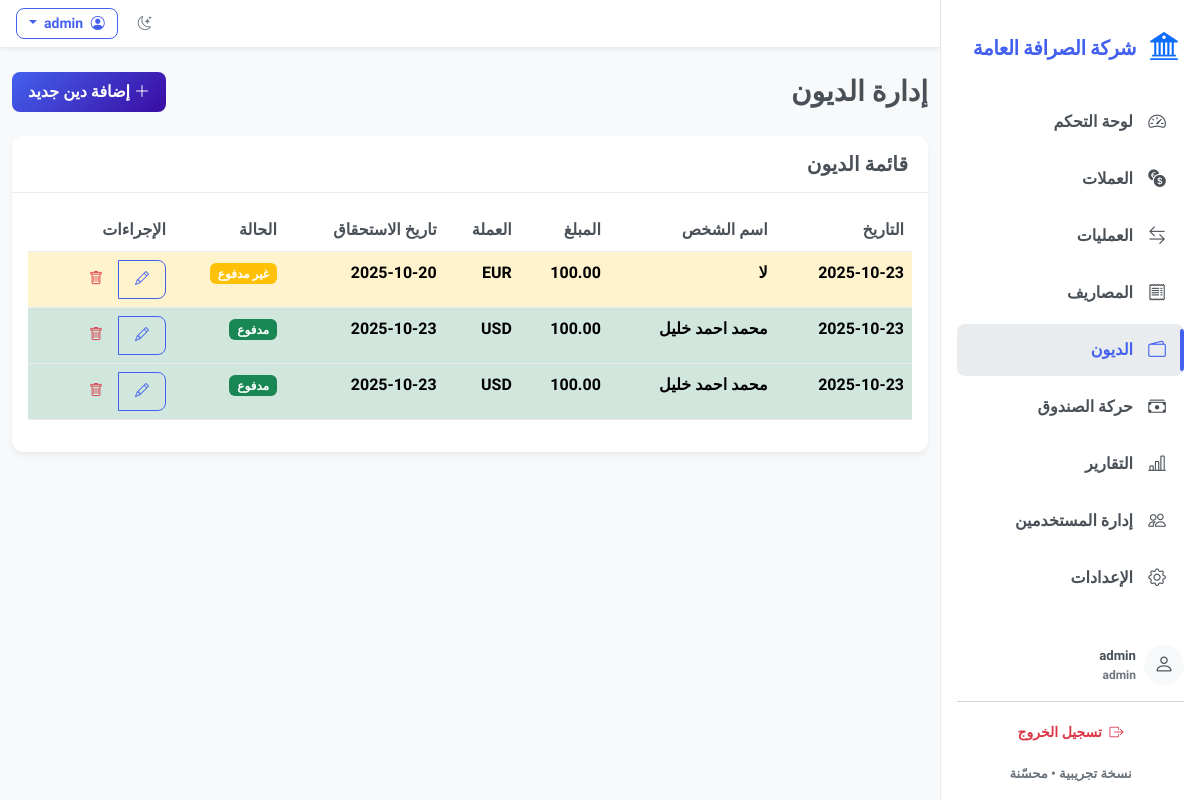
The page /debts (signed in) on the database its author committed.
### models.py (models this page shows)
class Settings(db.Model):
    id = db.Column(db.Integer, primary_key=True)
    company_name = db.Column(db.String(100), default='شركة الصرافة')
    company_logo = db.Column(db.String(200), default='bi-bank2')  # Bootstrap icon class

class User(UserMixin, db.Model):
    id = db.Column(db.Integer, primary_key=True)
    username = db.Column(db.String(80), unique=True, nullable=False)
    password_hash = db.Column(db.String(200), nullable=False)
    role = db.Column(db.String(20), default='viewer')

class Debt(db.Model):
    id = db.Column(db.Integer, primary_key=True)
    date = db.Column(db.DateTime, default=datetime.utcnow)
    person_name = db.Column(db.String(100), nullable=False)
    amount = db.Column(db.Float, nullable=False)
    currency_id = db.Column(db.Integer, db.ForeignKey('currency.id'))
    currency = db.relationship('Currency')
    due_date = db.Column(db.Date)
    notes = db.Column(db.String(255))
    is_paid = db.Column(db.Boolean, default=False)

class Currency(db.Model):
    id = db.Column(db.Integer, primary_key=True)
    code = db.Column(db.String(10), unique=True, nullable=False)
    name = db.Column(db.String(64), nullable=False)
    rate = db.Column(db.Float, nullable=False, default=1.0)
    last_update = db.Column(db.DateTime, default=datetime.utcnow)

### app.py (the view)
        @login_required
        def decorated_function(*args, **kwargs):
            if current_user.role == 'admin' or current_user.role == 'editor':
                return f(*args, **kwargs)
            elif current_user.role == 'viewer':
                if request.method == 'GET':
                    return f(*args, **kwargs)
                else:
                    flash('ليس لديك صلاحية للقيام بهذه العملية')
                    return redirect(request.referrer or url_for('dashboard'))
            else:
                flash('ليس لديك صلاحية للوصول إلى هذه الصفحة')
                return redirect(url_for('dashboard'))

### templates/debts.html (shortened to what this page needs)
{% extends 'base.html' %}
{% block content %}
<div class="d-flex justify-content-between align-items-center mb-4">
  <h3 class="mb-0">إدارة الديون</h3>
  <a class="btn btn-primary" href="/debt/add">
    <i class="bi bi-plus-lg"></i> إضافة دين جديد
  </a>
</div>
<div class="card">
  <div class="card-header">
    <h5 class="mb-0">قائمة الديون</h5>
  </div>
  <div class="card-body">
    {% if debts %}
    <div class="table-responsive">
      <table class="table table-hover">
        <thead>
          <tr>
            <th>التاريخ</th>
            <th>اسم الشخص</th>
            <th>المبلغ</th>
            <th>العملة</th>
            <th>تاريخ الاستحقاق</th>
            <th>الحالة</th>
            <th>الإجراءات</th>
          </tr>
        </thead>
        <tbody>
          {% for debt in debts %}
          <tr class="{{ 'table-success' if debt.is_paid else 'table-warning' }}">
            <td>{{ debt.date.strftime('%Y-%m-%d') }}</td>
            <td>{{ debt.person_name }}</td>
            <td>{{ '{:,.2f}'.format(debt.amount) }}</td>
            <td>{{ debt.currency.code if debt.currency else '-' }}</td>
            <td>{{ debt.due_date.strftime('%Y-%m-%d') if debt.due_date else '-' }}</td>
            <td>
              {% if debt.is_paid %}
              <span class="badge bg-success">مدفوع</span>
              {% else %}
              <span class="badge bg-warning">غير مدفوع</span>
              {% endif %}
            </td>
            <td>
              <div class="btn-group btn-group-sm" role="group">
                <a href="/debt/edit/{{ debt.id }}" class="btn btn-outline-primary">
                  <i class="bi bi-pencil"></i>
                </a>
                <button type="button" class="btn btn-outline-danger" data-bs-toggle="modal" data-bs-target="#deleteModal" data-id="{{ debt.id }}">
                  <i class="bi bi-trash"></i>
                </button>
              </div>
            </td>
          </tr>
          {% endfor %}
        </tbody>
      </table>
    </div>
    {% endif %}
  </div>
</div>
{% endblock %}

### templates/base.html (shortened to what this page needs)
<!doctype html>
<html lang="ar" dir="rtl">
  <head>
    <link href="https://cdn.jsdelivr.net/npm/bootstrap@5.3.0/dist/css/bootstrap.rtl.min.css" rel="stylesheet">
    <link href="https://cdn.jsdelivr.net/npm/bootstrap-icons@1.10.5/font/bootstrap-icons.css" rel="stylesheet">
    <link rel="stylesheet" href="/static/css/styles.css">
    <link rel="stylesheet" href="/static/css/theme-extra.css">
  </head>
  <body>
    <div class="d-flex">
      <aside class="sidebar p-3" id="sidebar">
        <div class="d-flex align-items-center mb-4 mt-2">
          <div class="brand-logo me-2">
            <i class="bi {{ settings.company_logo if settings else 'bi-bank2' }} fs-3 text-primary"></i>
          </div>
          <div class="brand fw-bold">{{ settings.company_name if settings else 'شركة الصرافة' }}</div>
        </div>
        <nav class="nav flex-column">
          <a class="nav-link {{ 'active' if request.path == '/' else '' }}" href="/">
            <i class="bi bi-speedometer2 nav-icon"></i>
            <span class="nav-text">لوحة التحكم</span>
          </a>
          <a class="nav-link {{ 'active' if '/currencies' in request.path else '' }}" href="/currencies">
            <i class="bi bi-currency-exchange nav-icon"></i>
            <span class="nav-text">العملات</span>
          </a>
          <a class="nav-link {{ 'active' if '/transactions' in request.path else '' }}" href="/transactions">
            <i class="bi bi-arrow-left-right nav-icon"></i>
            <span class="nav-text">العمليات</span>
          </a>
          <a class="nav-link {{ 'active' if '/expenses' in request.path else '' }}" href="/expenses">
            <i class="bi bi-receipt nav-icon"></i>
            <span class="nav-text">المصاريف</span>
          </a>
          <a class="nav-link {{ 'active' if '/debts' in request.path else '' }}" href="/debts">
            <i class="bi bi-wallet2 nav-icon"></i>
            <span class="nav-text">الديون</span>
          </a>
          <a class="nav-link {{ 'active' if '/cashbox' in request.path else '' }}" href="/cashbox">
            <i class="bi bi-cash-stack nav-icon"></i>
            <span class="nav-text">حركة الصندوق</span>
          </a>
          <a class="nav-link {{ 'active' if '/reports' in request.path else '' }}" href="/reports">
            <i class="bi bi-bar-chart-line nav-icon"></i>
            <span class="nav-text">التقارير</span>
          </a>
          {% if current_user.role == 'admin' %}
          <a class="nav-link {{ 'active' if '/users' in request.path else '' }}" href="/users">
            <i class="bi bi-people nav-icon"></i>
            <span class="nav-text">إدارة المستخدمين</span>
          </a>
          {% endif %}
          <a class="nav-link {{ 'active' if '/settings' in request.path else '' }}" href="/settings">
            <i class="bi bi-gear nav-icon"></i>
            <span class="nav-text">الإعدادات</span>
          </a>
        </nav>
        <div class="sidebar-footer mt-auto">
          <div class="user-info d-flex align-items-center mb-3">
            <div class="avatar bg-light rounded-circle d-flex align-items-center justify-content-center me-2">
              <i class="bi bi-person fs-5"></i>
            </div>
            <div class="user-details">
              <div class="username small fw-bold">{{ current_user.username }}</div>
              <div class="role small text-muted">{{ current_user.role }}</div>
            </div>
          </div>
          <hr class="my-3">
          <div class="text-center">
            <a class="btn btn-sm btn-outline-danger w-100" href="/logout">
              <i class="bi bi-box-arrow-right me-1"></i> تسجيل الخروج
            </a>
          </div>
          <div class="version small text-muted text-center mt-3">نسخة تجريبية • محسّنة</div>
        </div>
      </aside>
      <div class="flex-grow-1 main-content">
        <nav class="navbar navbar-expand-lg navbar-light bg-white shadow-sm px-3">
          <div class="container-fluid p-0">
            <div class="ms-auto d-flex align-items-center">
              <button class="btn btn-sm btn-outline-secondary theme-toggle me-2" title="تبديل الوضع">
                <i class="bi bi-moon-stars"></i>
              </button>
              <div class="dropdown">
                <button class="btn btn-sm btn-outline-primary dropdown-toggle" type="button" id="userDropdown" data-bs-toggle="dropdown">
                  <i class="bi bi-person-circle me-1"></i> {{ current_user.username }}
                </button>
              </div>
            </div>
          </div>
        </nav>
        <main class="container py-4">
          {% block content %}{% endblock %}
        </main>
      </div>
    </div>
  </body>
</html>

### static/css/styles.css (style rules this page uses)
:root { --bg: #f8f9fa; --card: #ffffff; --text: #495057; --text-light: #6c757d; --primary: #4361ee; --primary-dark: #3a56d4; --secondary: #6c757d; --success: #4cc9f0; --info: #4895ef; --warning: #f72585; --danger: #e63946; --muted: #6c757d; --accent: #4cc9f0; --sidebar-bg: #ffffff; --sidebar-link: #495057; --sidebar-link-hover: #f0f2f5; --sidebar-link-active: #e9ecef; --sidebar-border: #e9ecef; --header-bg: #ffffff; --border: #e9ecef; --primary-gradient: linear-gradient(135deg, #4361ee, #3a0ca3); --success-gradient: linear-gradient(135deg, #4cc9f0, #4895ef); --warning-gradient: linear-gradient(135deg, #f72585, #b5179e); --danger-gradient: linear-gradient(135deg, #e63946, #d00000); }
html,body { height:100%; font-family:'Dubai', 'Tajawal', sans-serif; background:var(--bg); color:var(--text); transition:all .25s ease-in-out; }
body { font-weight: 700; line-height: 1.6; }
h1, h2, h3, h4, h5, h6 { font-weight: 700; margin-bottom: 0.75rem; color: var(--text); font-family: 'Dubai', 'Tajawal', sans-serif; }
.card { background:var(--card); color:var(--text); transition:all .25s ease-in-out; box-shadow: 0 4px 6px rgba(0,0,0,0.05); border-radius:0.75rem; border:none; margin-bottom: 1.5rem; animation: fadeIn 0.5s ease-out; transform: translateY(0); transition: transform 0.3s ease, box-shadow 0.3s ease; }
.card-header { background: transparent; border-bottom: 1px solid var(--border); padding: 1rem 1.25rem; font-weight: 600; }
.sidebar { min-height:100vh; background:var(--sidebar-bg); border-left:1px solid var(--sidebar-border); width:260px; transition:all .25s ease-in-out; box-shadow: 0 4px 6px rgba(0,0,0,0.05); display: flex; flex-direction: column; animation: slideInRight 0.3s ease-out; }
.sidebar .brand { font-size:1.25rem; font-weight:700; color:var(--primary); padding:0.5rem 0; font-family: 'Dubai', 'Tajawal', sans-serif; }
.sidebar .brand-logo { width: 40px; height: 40px; display: flex; align-items: center; justify-content: center; animation: bounceIn 0.8s; }
.sidebar .nav-link { color:var(--sidebar-link); text-decoration:none; padding:12px 15px; display:flex; align-items:center; border-radius:0.5rem; margin-bottom:0.25rem; transition:all .2s ease-in-out; font-weight: 500; position: relative; overflow: hidden; }
.sidebar .nav-link::before { content: ''; position: absolute; top: 0; left: 0; width: 100%; height: 100%; background: var(--primary-gradient); opacity: 0; transition: opacity 0.3s ease; z-index: -1; }
.sidebar .nav-link .nav-icon { font-size:1.1rem; margin-inline-end:12px; width: 24px; text-align: center; transition: transform 0.3s ease; }
.sidebar .nav-link .nav-text { flex: 1; }
.sidebar .nav-link.active { background:var(--sidebar-link-active); color:var(--primary); font-weight:600; position: relative; }
.sidebar .nav-link.active::after { content: ''; position: absolute; right: 0; top: 10%; height: 80%; width: 4px; background: var(--primary); border-radius: 2px; }
.sidebar .sidebar-footer { padding-top: 1rem; }
.sidebar .user-info .avatar { width: 40px; height: 40px; animation: bounceIn 1s; }
.theme-toggle { cursor:pointer; transition: transform 0.3s ease; }
.main-content { background: var(--bg); min-height: 100vh; animation: fadeIn 0.5s ease-out; }
.navbar { background: var(--header-bg) !important; border-bottom: 1px solid var(--border); animation: slideInLeft 0.4s ease-out; }
.btn { border-radius: 0.5rem; font-weight: 500; padding: 0.5rem 1rem; transition: all 0.3s ease; position: relative; overflow: hidden; border: none; font-family: 'Dubai', 'Tajawal', sans-serif; font-weight: 700; }
.btn::before { content: ''; position: absolute; top: 0; left: 0; width: 100%; height: 100%; background: rgba(255,255,255,0.2); transform: translateX(-100%); transition: transform 0.4s ease; }
.btn-sm { padding: 0.25rem 0.75rem; font-size: 0.875rem; }
.btn-primary { background: var(--primary-gradient); color: white; }
.btn-outline-primary { color: var(--primary); border: 1px solid var(--primary); background: transparent; }
.table { color: var(--text); animation: fadeIn 0.6s ease-out; }
.table thead th { background: transparent; border-bottom: 1px solid var(--border); font-weight: 600; color: var(--text); }
.table tbody td { border-color: var(--border); transition: background-color 0.2s ease; }
.small, small { font-size: 0.825rem; }
.text-muted { color: var(--text-light) !important; }
.fw-bold { font-weight: 700 !important; }
.shadow-sm { box-shadow: 0 2px 4px rgba(0,0,0,0.05) !important; }

### rows shown on the page
Settings: company_name "شركة الصرافة العامة"
User: username "admin", role "admin"
Debt: date "2025-10-23", person_name "لا", amount "100.00", currency "EUR", due_date "2025-10-20", is_paid "غير مدفوع"
Debt: date "2025-10-23", person_name "محمد احمد خليل", amount "100.00", currency "USD", due_date "2025-10-23", is_paid "مدفوع"
Debt: date "2025-10-23", person_name "محمد احمد خليل", amount "100.00", currency "USD", due_date "2025-10-23", is_paid "مدفوع"
